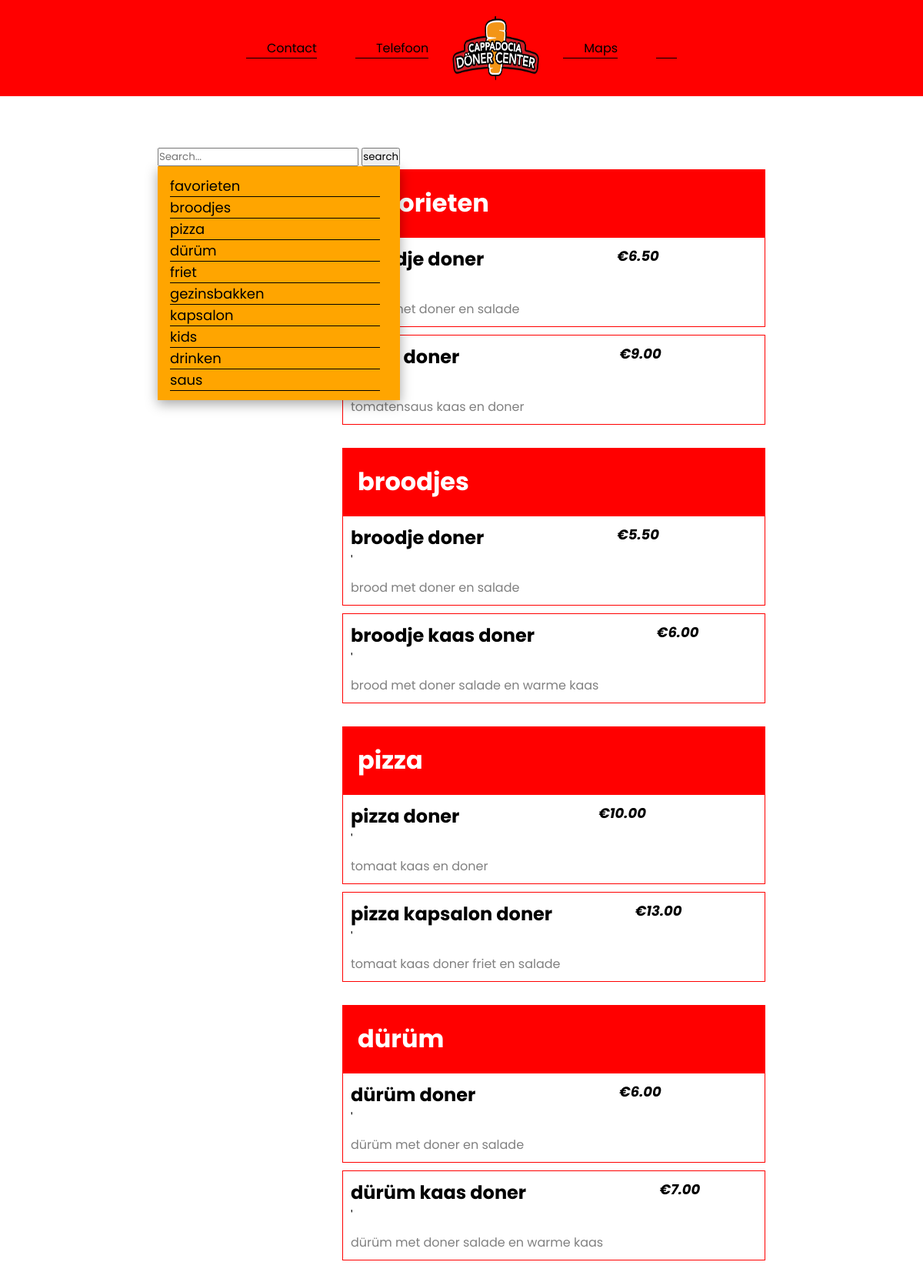
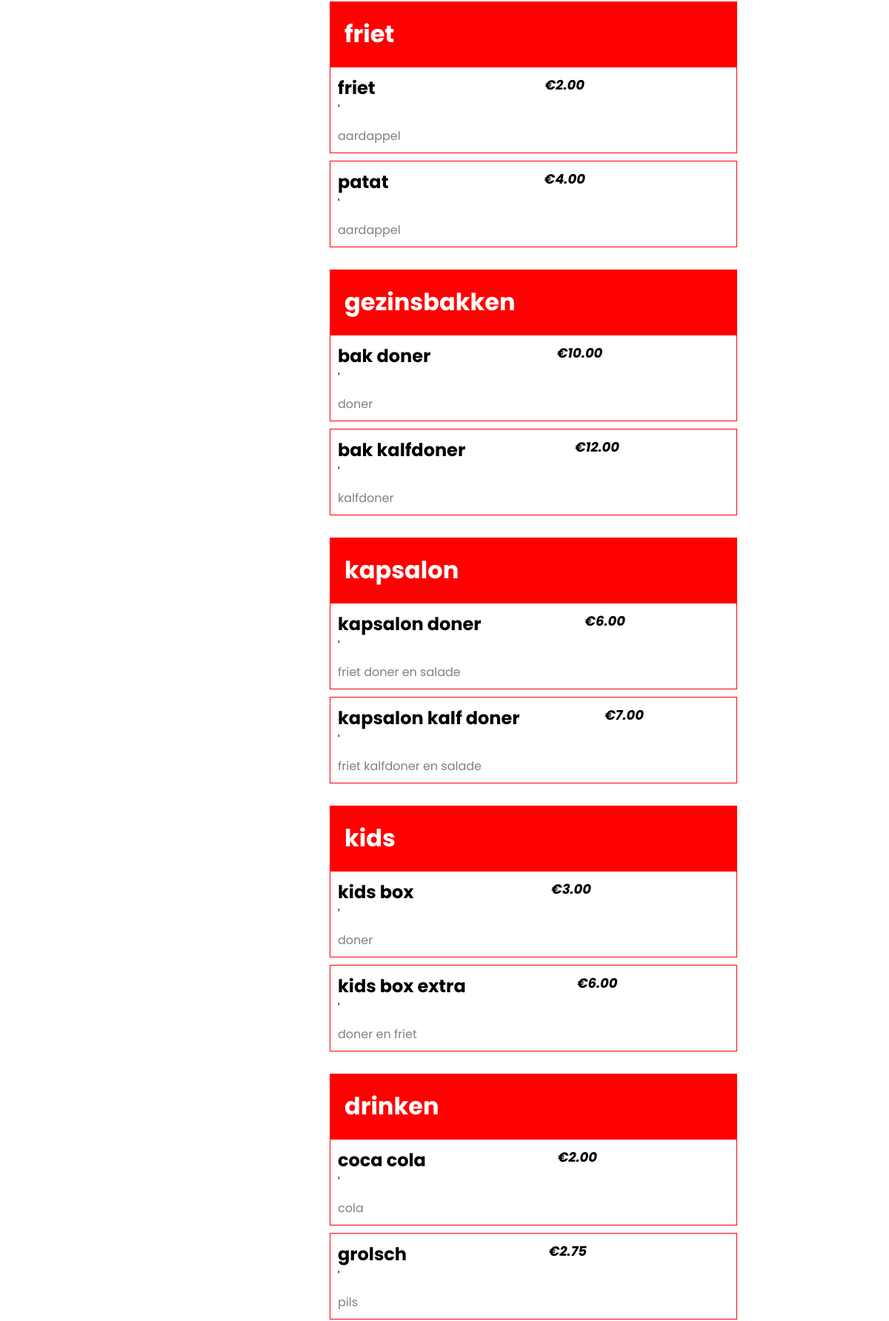
The page / (upper part) on the database its author committed (2 pictures, top to bottom).
### tables this page shows
CREATE TABLE `gerechten` (
  `ID` int(5) NOT NULL,
  `titel` varchar(50) NOT NULL,
  `prijs` decimal(4,2) NOT NULL,
  `beschrijving` text NOT NULL,
  `afbeelding` varchar(50) NOT NULL,
  `categorie` varchar(50) NOT NULL
);

### index.php (the view, shortened to what this page needs)
<!DOCTYPE html>
<html lang="en">
  <head>
    <link rel="stylesheet" href="/miniCrud/css/style.css" />
  </head>
  <body>
    <header>
      <div class="firstheaderbox">
        <div class="boxheader">
          <div class="headertext">
            <div class="mail"></div>
            <a href="./index.php" id="mailIndex">
              <p>Contact</p>
            </a>
          </div>
          <div class="headertext">
            <div class="phone"></div>
            <a href="tel:06-12345678">Telefoon</a>
          </div>
          <img class="imgheader" src="/miniCrud/img/logo_465x320.png" alt="" />
          <div class="headertext">
            <div class="adres"></div>
            <a
              href="https://www.google.com/maps/place/Cafetaria+Haalderen/@51.8863004,5.924765,17z/data=!4m13!1m7!3m6!1s0x47c7a7445b12dedd:0xce36fb5d6a90e5ea!2sVan+der+Mondeweg+28,+6685b,+6685+BP+Haalderen,+Nederland!3b1!8m2!3d51.8863004!4d5.9269537!3m4!1s0x47c7a7445b7cc331:0xe2ee3fc20a90100e!8m2!3d51.8863005!4d5.927035?hl=nl-NL"target="_blank"
            >
              <p>Maps</p>
            </a>
          </div>
          <div class="headertext">
             <a href="/miniCrud/index.php" id="inlogIndex" ><div class="shoppingcard"></div></a>
          </div>
        </div>
      </div>
    </header>
    <main>
      <div class="container">
        <div class="menu-spacer">
          <div class="menu">
            <form role="search" id="form">
              <input
                type="search"
                id="query"
                name="q"
                placeholder="Search..."
              />
              <button><label for="search">search</label></button>
            </form>
            <div class="menugerechten">
              <?php
              require_once('php/connect.php');
              $categorieen = ['favorieten', 'broodjes', 'pizza','dürüm','friet','gezinsbakken','kapsalon','kids','drinken','saus'];
            foreach($categorieen as $categorie) {
              ?>
              <a href="#" class="textline"><?php echo $categorie; ?></a>
              <?php
            }
              ?>
            </div>
          </div>
        </div>
        <div class="gerechtenlijst">
          <?php
            foreach($categorieen as $categorie) {
              echo '<div id="'.$categorie.'" class="gerechtheader">';
              echo '<h1>'.$categorie.'</h1>';
              echo '</div>';
              $sql = "SELECT * FROM gerechten WHERE categorie = :categorie";
              $stmt = $connect->prepare($sql);
              $stmt->bindParam(':categorie', $categorie);
              $stmt->execute();
              $result = $stmt->fetchAll();
              foreach($result as $gerecht){
              ?>
                <div class="gerechten">
                  <div>
                    <div class="gerechtenname"><?php echo $gerecht['titel']; ?></div>
                    '<div class="gerechtendelen"><?php echo $gerecht['beschrijving']; ?></div>
                  </div>
                  <div class="price">€<?php echo $gerecht['prijs']; ?></div>
                </div>
              <?php
              }
            }
          ?>
        </div>
      </div>
    </main>
  </body>
</html>

### css/style.css (style rules this page uses)
* { padding: 0; margin: 0; font-family: "Poppins", sans-serif; }
html { scroll-behavior: smooth; }
header { position: fixed; top: 0; left: 0; width: 100%; }
.firstheaderbox { width: 100%; background-color: red; display: flex; align-items: center; justify-content: center; }
header .boxheader { display: flex; flex-direction: row; align-items: center; }
header .boxheader .imgheader { width: 115px; height: 115px; margin: 5px; }
header .firstheaderbox .boxheader .headertext { margin-left: 25px; margin-right: 25px; display: flex; flex-direction: row; align-items: center; border-bottom: 1px solid black; }
header .headertext a { text-decoration: none; color: black; }
main { min-height: 100vh; display: flex; justify-content: center; padding-top: 120px; }
main .container { display: flex; flex-direction: row; margin-top: 20px; margin-bottom: 40px; }
main .container .menugerechten { padding: 12px 16px; background-color: orange; width: auto; font-size: large; display: flex; flex-direction: column; box-shadow: rgba(0, 0, 0, 0.35) 0px 5px 15px; }
.menu-spacer { width: 220px; margin-right: 20px; margin-top: 50px; }
.menu-spacer .menu { position: fixed; }
main .menugerechten a { text-decoration: none; color: black; margin-right: 10px; padding-right: 0; }
main .menugerechten .textline { border-bottom: black 1px solid; }
main .container .gerechtenlijst { display: flex; flex-direction: column; height: auto; width: auto; min-width: 550px; margin-top: 50px; }
main .container .gerechtenlijst .gerechtheader { background-color: red; color: white; padding: 20px; margin-top: 30px; margin-bottom: -10px; }
main .container .gerechtenlijst .gerechten { border: 1px solid red; padding: 10px; margin-top: 10px; display: flex; justify-content: space-between; }
.gerechtenname { font-weight: bolder; font-size: x-large; }
.gerechtendelen { color: gray; font-size: medium; padding-top: 10px; }
.price { font-weight: bold; font-size: large; font-style: italic; }
.mail { width: 25px; height: 25px; background: url("../img/envelope-solid\ \(1\).svg") no-repeat; background-size: contain; margin-right: 2px; transition-delay: 0.05s; }
.phone { width: 25px; height: 25px; background: url("../img/blender-phone-solid.svg") no-repeat; background-size: contain; margin-right: 2px; transition-delay: 0.05s; }
.adres { width: 25px; height: 25px; background: url("../img/location-pin-solid.svg") no-repeat; background-size: contain; margin-right: 2px; transition-delay: 0.05s; transition-delay: 0.05s; }
.shoppingcard { width: 25px; height: 25px; background: url("../img/cart-shopping-solid.svg") no-repeat; background-size: contain; margin-right: 2px; transition-delay: 0.05s; }

### rows shown on the page
gerechten: titel "broodje doner", beschrijving "brood met doner en salade", prijs "6.50"
gerechten: titel "pizza doner", beschrijving "tomatensaus kaas en doner", prijs "9.00"
gerechten: titel "broodje doner", beschrijving "brood met doner en salade", prijs "5.50"
gerechten: titel "broodje kaas doner", beschrijving "brood met doner salade en warme kaas", prijs "6.00"
gerechten: titel "pizza doner", beschrijving "tomaat kaas en doner", prijs "10.00"
gerechten: titel "pizza kapsalon doner", beschrijving "tomaat kaas doner friet en salade", prijs "13.00"
gerechten: titel "dürüm doner", beschrijving "dürüm met doner en salade", prijs "6.00"
gerechten: titel "dürüm kaas doner", beschrijving "dürüm met doner salade en warme kaas", prijs "7.00"
gerechten: titel "friet", beschrijving "aardappel", prijs "2.00"
gerechten: titel "patat", beschrijving "aardappel", prijs "4.00"
gerechten: titel "bak doner", beschrijving "doner", prijs "10.00"
gerechten: titel "bak kalfdoner", beschrijving "kalfdoner", prijs "12.00"
gerechten: titel "kapsalon doner", beschrijving "friet doner en salade", prijs "6.00"
gerechten: titel "kapsalon kalf doner", beschrijving "friet kalfdoner en salade", prijs "7.00"
gerechten: titel "kids box", beschrijving "doner", prijs "3.00"
gerechten: titel "kids box extra", beschrijving "doner en friet", prijs "6.00"
gerechten: titel "coca cola", beschrijving "cola", prijs "2.00"
gerechten: titel "grolsch", beschrijving "pils", prijs "2.75"

### other values the page prints
$categorie "favorieten"
$categorie "broodjes"
$categorie "pizza"
$categorie "dürüm"
$categorie "friet"
$categorie "gezinsbakken"
$categorie "kapsalon"
$categorie "kids"
$categorie "drinken"
$categorie "saus"
